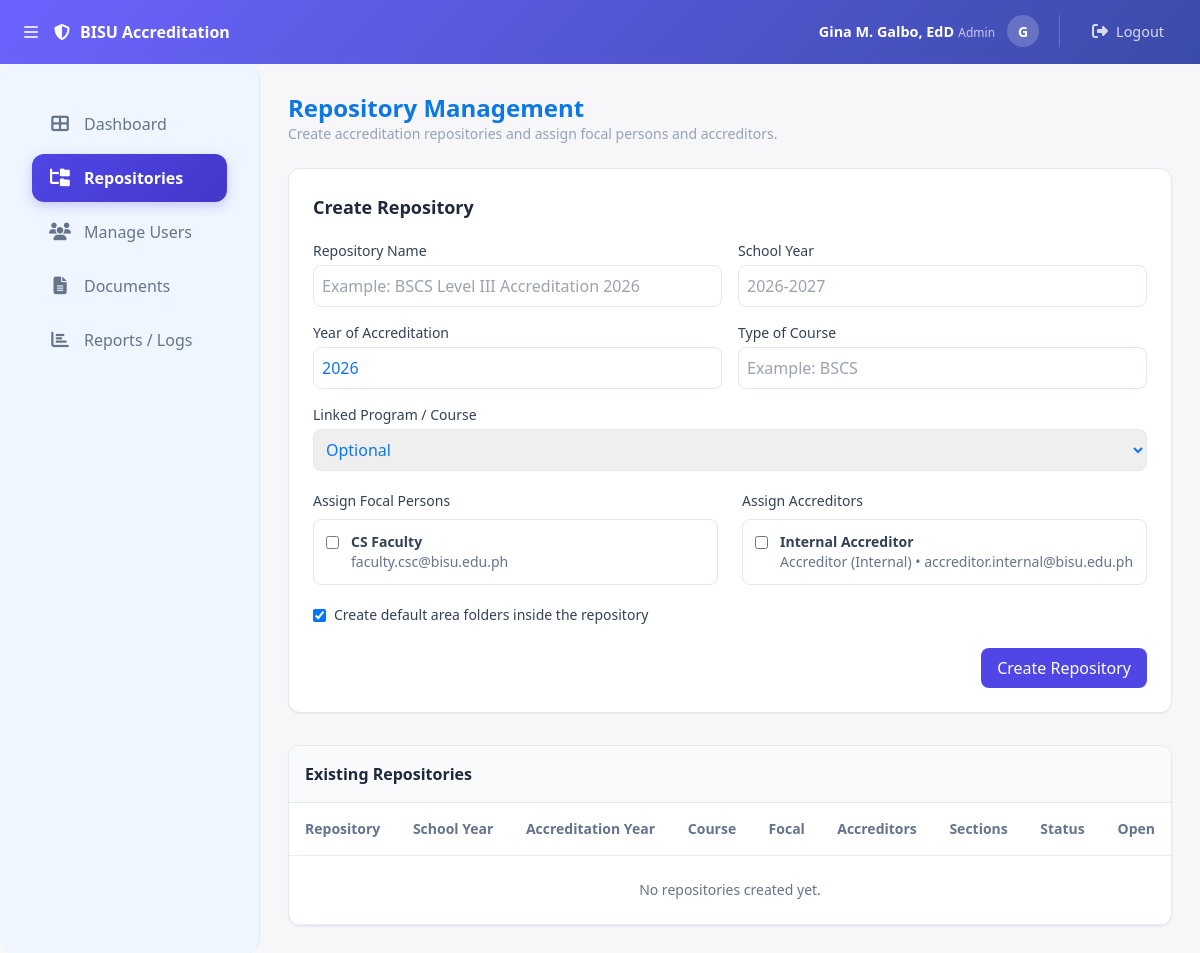
Screenshot of /repositories.php (signed in) with the database file from the repository.
### tables this page shows
CREATE TABLE `users` (
  `user_id` int(11) NOT NULL,
  `firstname` varchar(50) NOT NULL,
  `middlename` varchar(50) NOT NULL,
  `lastname` varchar(50) NOT NULL,
  `email` varchar(255) NOT NULL,
  `password` varchar(255) NOT NULL,
  `role_id` int(11) NOT NULL,
  `program_id` int(11) DEFAULT NULL,
  `college_id` int(11) DEFAULT NULL,
  `avatar_path` varchar(255) DEFAULT NULL
);

CREATE TABLE `roles` (
  `role_id` int(11) NOT NULL,
  `role_name` varchar(50) NOT NULL
);

### repositories.php (the view, shortened to what this page needs)
<?php
require_once __DIR__ . '/config/db.php';
$full_name = htmlspecialchars($_SESSION['full_name'] ?? 'Administrator');
$repo_tables_ready = true;
$focal_users = $conn->query("SELECT u.user_id, CONCAT_WS(' ', u.firstname, NULLIF(u.middlename, ''), u.lastname) AS full_name, u.email FROM users u JOIN roles r ON u.role_id = r.role_id WHERE r.role_name = 'Faculty / Focal Person' ORDER BY full_name");
$accreditor_users = $conn->query("SELECT u.user_id, CONCAT_WS(' ', u.firstname, NULLIF(u.middlename, ''), u.lastname) AS full_name, u.email, r.role_name FROM users u JOIN roles r ON u.role_id = r.role_id WHERE r.role_name LIKE 'Accreditor%' ORDER BY full_name");
$repositories = [];
?>
<!doctype html>
<html lang="en">
<head>
  <script src="https://cdn.tailwindcss.com"></script>
  <link rel="stylesheet" href="https://cdnjs.cloudflare.com/ajax/libs/font-awesome/6.4.0/css/all.min.css">
  <link rel="stylesheet" href="css/admin-dashboard.css">
</head>
<body>
  <header class="topbar">
    <div class="flex items-center gap-4">
      <button class="menu-toggle" onclick="document.querySelector('.sidebar').classList.toggle('show')">
        <i class="fas fa-bars"></i>
      </button>
      <a href="admin_dashboard.php" class="topbar-brand">
        <i class="fas fa-shield-alt"></i> BISU Accreditation
      </a>
    </div>
    <div class="topbar-right">
      <div class="user-profile">
        <div class="user-info hidden sm:block">
          <span class="user-name"><?php echo $full_name; ?></span>
          <span class="user-role">Admin</span>
        </div>
        <div class="user-avatar"><?php echo strtoupper(substr($full_name, 0, 1)); ?></div>
      </div>
      <a href="logout.php" class="logout-btn"><i class="fas fa-sign-out-alt"></i> Logout</a>
    </div>
  </header>
  <aside class="sidebar">
    <nav class="sidebar-nav">
        <a href="admin_dashboard.php?view=dashboard" class="nav-item"><i class="fas fa-th-large"></i> Dashboard</a>
        <a href="repositories.php" class="nav-item active"><i class="fas fa-folder-tree"></i> Repositories</a>
        <a href="users.php" class="nav-item"><i class="fas fa-users"></i> Manage Users</a>
        <a href="documents.php" class="nav-item"><i class="fas fa-file-alt"></i> Documents</a>
        <a href="reports.php" class="nav-item"><i class="fas fa-chart-bar"></i> Reports / Logs</a>
    </nav>
  </aside>
  <main class="main-content">
    <div class="flex items-center justify-between mb-6">
      <div>
        <h1 class="text-2xl font-semibold text-bisu">Repository Management</h1>
        <div class="text-sm text-slate-500">Create accreditation repositories and assign focal persons and accreditors.</div>
      </div>
    </div>
    <?php if (!$repo_tables_ready): ?>
      <div class="bg-amber-100 text-amber-800 p-4 rounded-lg mb-6">
        Repository tables are not available yet. Run <a class="underline font-bold" href="update_repository_schema.php">`update_repository_schema.php`</a> first.
      </div>
    <?php else: ?>
      <section class="bg-white p-6 rounded-xl border border-slate-200 shadow-sm mb-8">
        <h2 class="text-lg font-bold text-slate-800 mb-4">Create Repository</h2>
        <form method="POST" class="space-y-5">
          <div class="grid grid-cols-1 md:grid-cols-2 gap-4">
            <div>
              <label class="block text-sm font-medium text-slate-700 mb-1">Repository Name</label>
              <input type="text" name="repository_name" required class="w-full p-2 border border-slate-200 rounded-lg" placeholder="Example: BSCS Level III Accreditation 2026">
            </div>
            <div>
              <label class="block text-sm font-medium text-slate-700 mb-1">School Year</label>
              <input type="text" name="school_year" required class="w-full p-2 border border-slate-200 rounded-lg" placeholder="2026-2027">
            </div>
            <div>
              <label class="block text-sm font-medium text-slate-700 mb-1">Year of Accreditation</label>
              <input type="number" name="accreditation_year" required min="2000" max="2100" class="w-full p-2 border border-slate-200 rounded-lg" value="<?= date('Y') ?>">
            </div>
            <div>
              <label class="block text-sm font-medium text-slate-700 mb-1">Type of Course</label>
              <input type="text" name="course_type" class="w-full p-2 border border-slate-200 rounded-lg" placeholder="Example: BSCS">
            </div>
            <div class="md:col-span-2">
              <label class="block text-sm font-medium text-slate-700 mb-1">Linked Program / Course</label>
              <select name="program_id" class="w-full p-2 border border-slate-200 rounded-lg">
                <option value="">Optional</option>
              </select>
            </div>
          </div>
          <div class="grid grid-cols-1 md:grid-cols-2 gap-6">
            <div>
              <label class="block text-sm font-medium text-slate-700 mb-2">Assign Focal Persons</label>
              <div class="max-h-56 overflow-y-auto border border-slate-200 rounded-lg p-3 space-y-2">
                <?php if ($focal_users && $focal_users->num_rows > 0): ?>
                  <?php while ($user = $focal_users->fetch_assoc()): ?>
                    <label class="flex items-start gap-3 text-sm text-slate-700">
                      <input type="checkbox" name="focal_members[]" value="<?= (int) $user['user_id'] ?>" class="mt-1">
                      <span><strong><?= htmlspecialchars($user['full_name']) ?></strong><br><span class="text-slate-500"><?= htmlspecialchars($user['email']) ?></span></span>
                    </label>
                  <?php endwhile; ?>
                <?php else: ?>
                  <p class="text-sm text-slate-500">No focal users available.</p>
                <?php endif; ?>
              </div>
            </div>
            <div>
              <label class="block text-sm font-medium text-slate-700 mb-2">Assign Accreditors</label>
              <div class="max-h-56 overflow-y-auto border border-slate-200 rounded-lg p-3 space-y-2">
                <?php if ($accreditor_users && $accreditor_users->num_rows > 0): ?>
                  <?php while ($user = $accreditor_users->fetch_assoc()): ?>
                    <label class="flex items-start gap-3 text-sm text-slate-700">
                      <input type="checkbox" name="accreditor_members[]" value="<?= (int) $user['user_id'] ?>" class="mt-1">
                      <span><strong><?= htmlspecialchars($user['full_name']) ?></strong><br><span class="text-slate-500"><?= htmlspecialchars($user['role_name']) ?> • <?= htmlspecialchars($user['email']) ?></span></span>
                    </label>
                  <?php endwhile; ?>
                <?php else: ?>
                  <p class="text-sm text-slate-500">No accreditors available.</p>
                <?php endif; ?>
              </div>
            </div>
          </div>
          <label class="inline-flex items-center gap-2 text-sm text-slate-700">
            <input type="checkbox" name="include_default_areas" checked>
            <span>Create default area folders inside the repository</span>
          </label>
          <div class="text-right">
            <button type="submit" class="px-4 py-2 bg-indigo-600 text-white rounded-lg hover:bg-indigo-700">Create Repository</button>
          </div>
        </form>
      </section>
    <?php endif; ?>
    <section class="bg-white rounded-xl border border-slate-200 shadow-sm overflow-hidden">
      <div class="p-4 border-b border-slate-200 bg-slate-50">
        <h2 class="font-bold text-slate-800">Existing Repositories</h2>
      </div>
      <div class="overflow-x-auto">
        <table class="w-full text-left text-sm">
          <thead class="bg-white text-slate-500 border-b border-slate-100">
            <tr>
              <th class="p-4 font-semibold">Repository</th>
              <th class="p-4 font-semibold">School Year</th>
              <th class="p-4 font-semibold">Accreditation Year</th>
              <th class="p-4 font-semibold">Course</th>
              <th class="p-4 font-semibold">Focal</th>
              <th class="p-4 font-semibold">Accreditors</th>
              <th class="p-4 font-semibold">Sections</th>
              <th class="p-4 font-semibold">Status</th>
              <th class="p-4 font-semibold text-right">Open</th>
            </tr>
          </thead>
          <tbody class="divide-y divide-slate-100">
            <?php if (empty($repositories)): ?>
              <tr><td colspan="9" class="p-6 text-center text-slate-500">No repositories created yet.</td></tr>
            <?php endif; ?>
          </tbody>
        </table>
      </div>
    </section>
  </main>
</body>
</html>

### css/admin-dashboard.css (style rules this page uses)
:root { --accent-color: var(--bisu-indigo, #4f46e5); --page-bg: #f6f5f9da; --card-bg: var(--card-bg, #ffffff); --card-border: var(--card-border, #e6eef8); --muted-text: var(--muted, #64748b); --card-radius: 12px; }
* { box-sizing: border-box }
body { font-family: inherit; background: var(--page-bg) !important; color: #1074ee; margin: 0 }
.main-content .text-slate-800, .main-content .text-bisu { color: #0c78e4; }
.main-content .text-slate-500, .main-content .text-slate-600 { color: #94a3b8; }
.card .text-slate-800, .bg-white .text-slate-800, .card .text-bisu, .bg-white .text-bisu { color: #1e293b; }
.card .text-slate-500, .bg-white .text-slate-500 { color: #64748b; }
.topbar { position: fixed; top: 0; left: 0; right: 0; height: 64px; background: linear-gradient(135deg, var(--secondary), var(--primary)); display: flex; align-items: center; justify-content: space-between; padding: 0 24px; border-bottom: 1px solid transparent; z-index: 50; }
.topbar .menu-toggle { color: rgba(255, 255, 255, 0.8); }
.topbar .brand, .topbar .topbar-brand { display: flex; align-items: center; gap: 10px; font-weight: 700; color: white; text-decoration: none; }
.topbar-right { display: flex; align-items: center; gap: 20px; }
.user-profile { display: flex; align-items: center; gap: 12px; text-align: right; }
.user-info { display: flex; flex-direction: column; align-items: flex-end; line-height: 1.3; }
.user-name { font-size: 0.9rem; font-weight: 600; color: white; }
.user-role { font-size: 0.75rem; color: rgba(255, 255, 255, 0.7); }
.user-avatar, .topbar .user-profile .bg-indigo-100 { width: 32px; height: 32px; border-radius: 9999px; background-color: rgba(255, 255, 255, 0.2) !important; color: white !important; display: flex; align-items: center; justify-content: center; font-weight: 700; font-size: 0.875rem; }
.logout-btn { display: flex; align-items: center; gap: 8px; padding: 8px 12px; border-radius: 8px; color: rgba(255, 255, 255, 0.8); font-weight: 500; font-size: 0.9rem; transition: all 0.2s ease; text-decoration: none; }
.logout-btn i { font-size: 1rem; }
.sidebar { position: fixed; top: 64px; left: 0; bottom: 0; width: 260px; padding: 20px; background: #eff6ff; border-right: 1px solid #dbeafe; overflow-y: auto; transition: transform 0.3s ease; z-index: 40; min-height: calc(100vh - 64px); }
.sidebar-nav, .sidebar nav ul { display: flex; flex-direction: column; gap: 6px; padding: 16px 12px; list-style: none; margin: 0; }
.nav-item, .sidebar li { display: flex; align-items: center; gap: 12px; padding: 12px 16px; border-radius: 12px; color: var(--muted-text, #64748b); text-decoration: none; cursor: pointer; font-weight: 500; transition: all 0.2s cubic-bezier(0.4, 0, 0.2, 1); position: relative; }
.nav-item i, .sidebar li .icon { font-size: 1.1rem; width: 24px; text-align: center; transition: transform 0.2s ease; }
.nav-item.active, .sidebar li.active { background: linear-gradient(135deg, var(--accent-color), #4338ca); color: white; box-shadow: 0 4px 12px rgba(79, 70, 229, 0.25); font-weight: 600; }
.main-content { margin-top: 64px; margin-left: 260px; padding: 28px; min-height: calc(100vh - 64px) }
table th, table td { padding: 12px 14px; text-align: left; border-bottom: 1px solid rgba(226, 232, 240, 0.7); font-size: 14px; color: var(--heading) }
table thead th { color: var(--muted-text); font-weight: 700 }

### rows the page displays
users: full_name "CS Faculty", email "faculty.csc@bisu.edu.ph"
users: full_name "Internal Accreditor", role.role_name "Accreditor (Internal)", email "accreditor.internal@bisu.edu.ph"

### other values shown
$full_name "Gina M. Galbo, EdD"
substr($full_name, 0, 1) "G"
